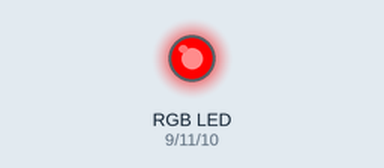
Bench run of a sketch on a simulated Arduino Uno, built with avr-gcc and run on an emulated ATmega328P. Parts: an RGB LED mixed from three pins (HIGH = lit).

Above: at 0.5 s.
At 2.5 s:
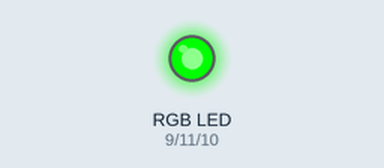
At 3.5 s:
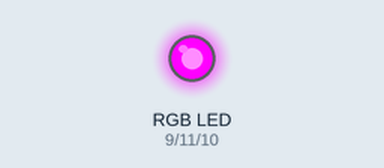
At 5.5 s:
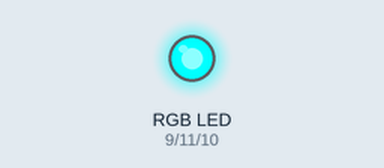
At 7.5 s:
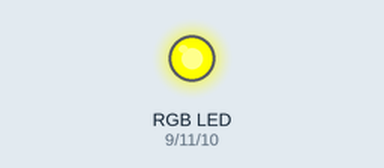
At 10.5 s:
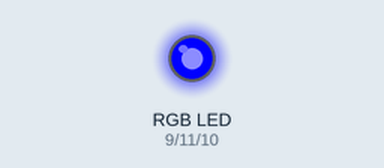
Timing chart, 0 to 11.7 s (numbered marks = the images above):
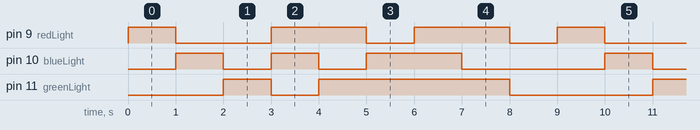

The sketch:

34_rgb_led1.ino
```cpp
// C++ code
//

const int redLight = 9;
const int blueLight = 10;
const int greenLight = 11;

void setup()
{
  pinMode(redLight,OUTPUT);
  pinMode(blueLight,OUTPUT);
  pinMode(greenLight,OUTPUT);
}

void loop()
{
  digitalWrite(redLight,HIGH);
  delay(1000);
  digitalWrite(redLight,LOW);

  digitalWrite(blueLight,HIGH);
  delay(1000);
  digitalWrite(blueLight,LOW);

  digitalWrite(greenLight,HIGH);
  delay(1000);
  digitalWrite(greenLight,LOW);

  digitalWrite(redLight,HIGH);
  digitalWrite(blueLight,HIGH);
  delay(1000);
  digitalWrite(redLight,LOW);
  digitalWrite(blueLight,LOW);

  digitalWrite(redLight,HIGH);
  digitalWrite(greenLight,HIGH);
  delay(1000);
  digitalWrite(redLight,LOW);
  digitalWrite(greenLight,LOW);

  digitalWrite(greenLight,HIGH);
  digitalWrite(blueLight,HIGH);
  delay(1000);
  digitalWrite(greenLight,LOW);
  digitalWrite(blueLight,LOW);

  digitalWrite(redLight,HIGH);
  digitalWrite(blueLight,HIGH);
  digitalWrite(greenLight,HIGH);
  delay(1000);
  digitalWrite(redLight,LOW);
  digitalWrite(blueLight,LOW);
  digitalWrite(greenLight,LOW);

  analogWrite(redLight, 255);
  analogWrite(greenLight, 255);
  analogWrite(blueLight, 0);
  delay(1000);

  analogWrite(redLight, 0);
  analogWrite(greenLight, 0);
  analogWrite(blueLight, 0);
  delay(1000);


}
```

Measured:
- by itself, pin 9 (redLight): repeats every 9.0 s: LOW 2.0 s, 2 × (HIGH 2.0 s, LOW 1.0 s), HIGH 1.0 s
- by itself, pin 10 (blueLight): repeats every 9.0 s: LOW 1.0 s, HIGH 1.0 s, LOW 1.0 s, HIGH 2.0 s, LOW 3.0 s, HIGH 1.0 s
- by itself, pin 11 (greenLight): repeats every 9.0 s: LOW 1.0 s, HIGH 4.0 s, LOW 3.0 s, HIGH 1.0 s
